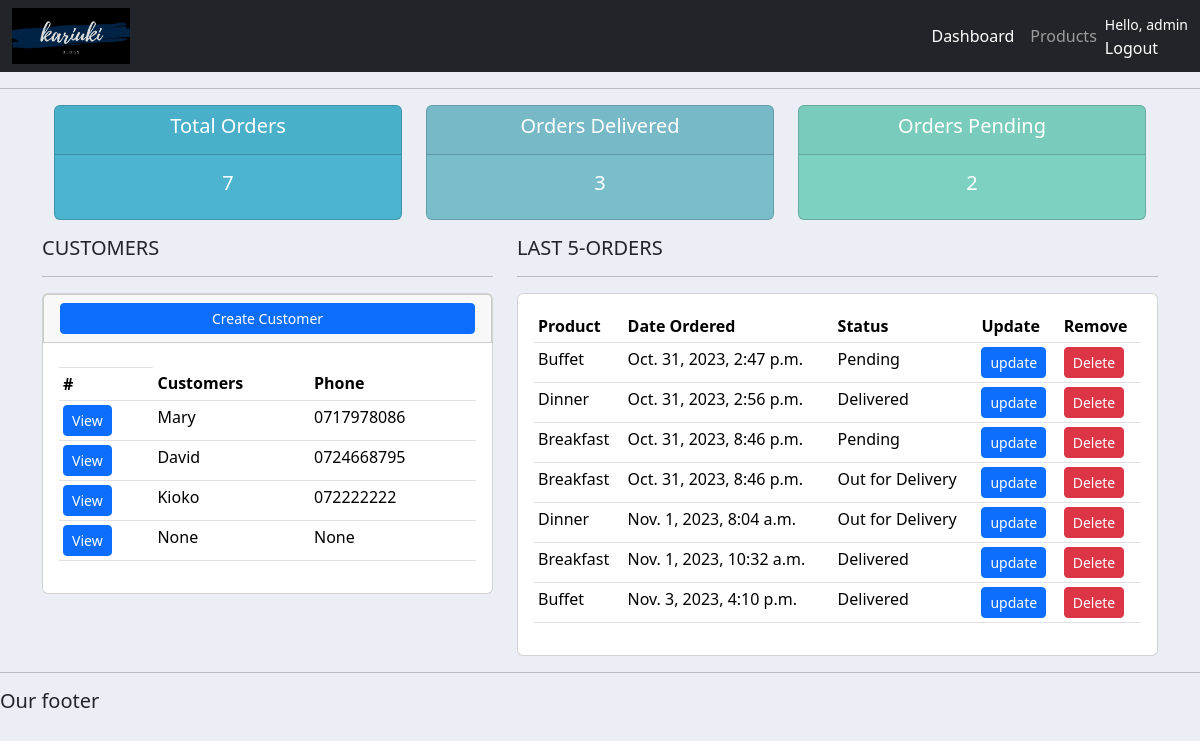
Page / (signed in) on the earlier database version.
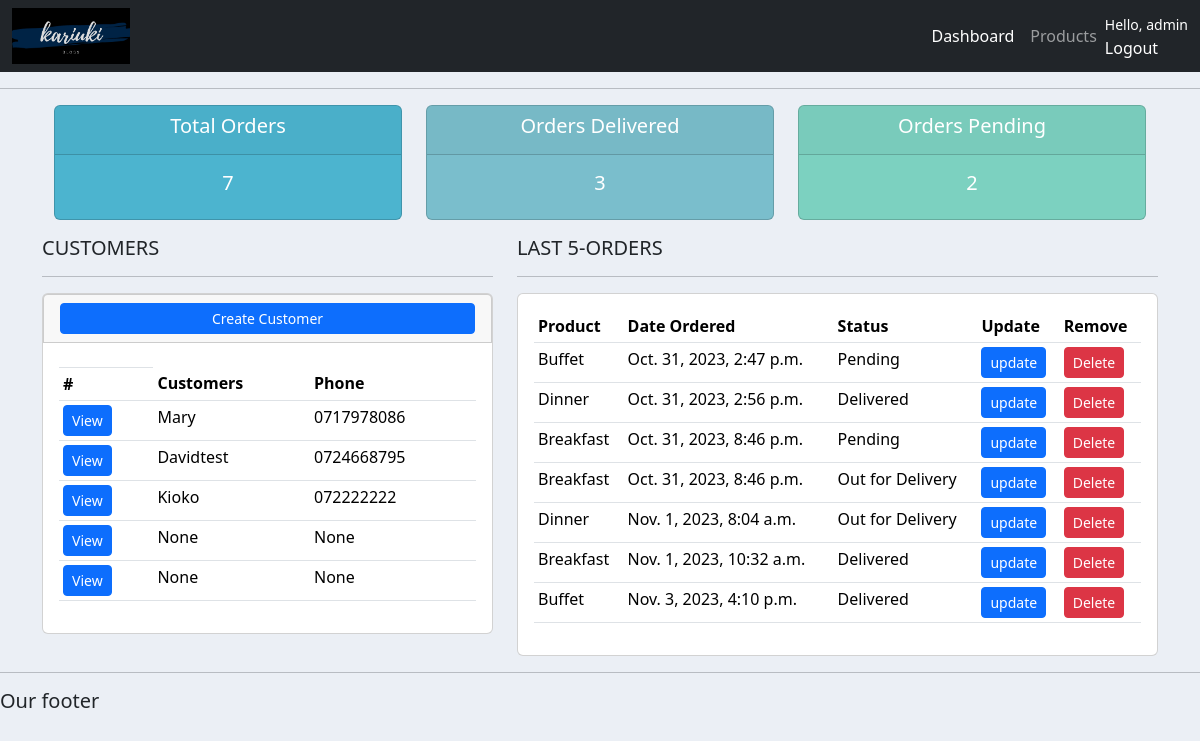
Same page on the later database version.
### accounts/models.py (models this page shows, shortened)
class Customer(models.Model):
    user=models.OneToOneField(User,null=True,blank=True,on_delete=models.CASCADE)
    name=models.CharField(max_length=200,null=True)
    phone=models.CharField(max_length=12,null=True)
    email=models.EmailField(max_length=200,null=True)
    profile_pic=models.ImageField(default='bulb.png',null=True,blank=True)
    date_created=models.DateTimeField(auto_now_add=True,null=True)

class Order(models.Model):
    STATUS=(
        ('Pending','Pending'),
        ('Out for Delivery','Out for Delivery'),
        ('Delivered','Delivered')
    )
    customer=models.ForeignKey(Customer,null=True,on_delete=models.SET_NULL)
    product=models.ForeignKey(Product,null=True,on_delete=models.SET_NULL)
    date_created=models.DateTimeField(auto_now_add=True)
    status=models.CharField(max_length=50,choices=STATUS)
    note=models.CharField(max_length=1000,null=True)

class Product(models.Model):
    CATEGORY=(
        ('Indoor','Indoor'),
        ('Outdoor','Outdoor')
    )
    name=models.CharField(max_length=200)
    price=models.FloatField(null=True)
    category=models.CharField(max_length=50,choices=CATEGORY)
    description=models.CharField(max_length=100,null=True,blank=True)
    date_created=models.DateTimeField(auto_now_add=True)
    tags=models.ManyToManyField(Tag)
    def __str__(self) -> str:
        return self.name

### accounts/decorators.py (the view)
    def wrapper_function(request,*args, **kwargs):
        group=None
        if request.user.groups.exists():
            group=request.user.groups.all()[0].name
        if group == 'customer':
            return redirect('user_page')
        if group == 'admin':
            return view_func(request,*args, **kwargs)

### accounts/views.py (called while the page is built)
@login_required(login_url='login')
@admin_only
def home(request):
    customers = Customer.objects.all()
    orders = Order.objects.all()
    total_customers = customers.count()
    total_orders = orders.count()
    delivered = orders.filter(status='Delivered').count()
    pending = orders.filter(status='Pending').count()
    context = {'customers': customers, 'orders': orders, 'total_customers': total_customers, 'total_orders': total_orders,
               'delivered': delivered, 'pending': pending}
    return render(request, 'accounts/dashboard.html', context)

### accounts/templates/accounts/dashboard.html
{% extends 'accounts/main.html' %} {% block content %}
{% include "accounts/status.html" %}
<div class='row'>
    <div class='col-md-5'>
        <h5>CUSTOMERS</h5>
        <hr>
        <div class="card">
            <div class="card card-header">
                <a class="btn btn-primary btn-sm btn-block" href="">Create Customer</a>
            </div>
            <div class="card-body">
                <table class="table table-sm">
                    <th>
                        <tr>
                            <th>#</th>
                            <th>Customers</th>
                            <th>Phone</th>
                        </tr>
                    </th>
                    <tbody>
                        {% for i in customers %}
                        <tr>
                            <td><a class="btn btn-primary btn-sm" href="{% url 'customer' i.id %}">View</a></td>
                            <td>{{ i.name }}</td>
                            <td>{{ i.phone }}</td>
                        </tr>
                        {% endfor %}
                    </tbody>
                </table>
            </div>
        </div>
    </div>
    <div class='col-md-7'>
        <h5>LAST 5-ORDERS</h5>
        <hr>
        <div class="card card-body">
            <table class="table table-sm">
                <tr>
                    <th>Product</th>
                    <th>Date Ordered</th>
                    <th>Status</th>
                    <th>Update</th>
                    <th>Remove</th>
                </tr>
                {% for i in orders %}
                  <tr>
                    <td>{{i.product}}</td>
                    <td>{{i.date_created}}</td>
                    <td>{{i.status}}</td>
                    <td><a class="btn btn-primary btn-sm" href="{% url 'update_order' i.id %}">update</a></td>
                    <td><a class="btn btn-danger btn-sm"href="{% url 'delete_order' i.id %}">Delete</a></td>
                  </tr>
                {% endfor %}
            </table>
        </div>
    </div>
</div>
{% endblock content%}

### accounts/templates/accounts/main.html (shortened to what this page needs)
{% load static %}
<!DOCTYPE html>
<html lang="en">
  <head>
    <link
      href="https://cdn.jsdelivr.net/npm/bootstrap@5.3.2/dist/css/bootstrap.min.css"
      rel="stylesheet"
    />
    <link rel="stylesheet" href="{% static '/css/main.css' %}" />
  </head>
  <body>
    {% include "accounts/navbar.html" %}
    <hr />
    <div class="container">{% block content %} {%endblock content%}</div>
    <hr />
    <h5>Our footer</h5>
  </body>
</html>

### accounts/templates/accounts/navbar.html (shortened to what this page needs)
{% load static%}
<nav class="navbar navbar-expand-lg navbar-dark bg-dark">
  <div class="container-fluid">
    <img style="max-width:10%;" src="{% static 'images/logo.png'%}">
    <div class="collapse navbar-collapse" id="navbarNav">
      <ul class="navbar-nav ms-auto">
        {% if  request.user.is_staff%}
        <li class="nav-item">
          <a class="nav-link active" aria-current="page" href=" {% url "home" %}">Dashboard</a>
        </li>
        <li class="nav-item">
          <a class="nav-link" href="{% url "products" %}">Products</a>
        </li>
        {% else %}
        <li class="nav-item text-white">
          <a class="nav-link" href="{% url "account" %}">Settings</a>
        </li>
        {% endif %}
      </ul>
    </div>
    <span class="text-white"><small>Hello, {{request.user}}</small>
      <a class="nav-link" href=" {% url "logout" %}">Logout</a></span>
  </div>
</nav>

### accounts/templates/accounts/status.html
<div class="container">
    <div class="row col">
        <div class="col-md-4">
            <div class="card text-center text-white mb-3" id="total_orders">
                <div class="card-header">
                    <h5 class="card-title">Total Orders</h5>
                </div>
                <div class="card-body">
                    <h5 class="card-title">{{total_orders}}</h5>
                </div>
            </div>
        </div>
        <div class="col-md-4">
            <div class="card text-center text-white mb-3" id="orders_delivered">
                <div class="card-header">
                    <h5 class="card-title">Orders Delivered</h5>
                </div>
                <div class="card-body">
                    <h5 class="card-title">{{delivered}}</h5>
                </div>
            </div>
        </div>
        <div class="col-md-4">
            <div class="card text-center text-white mb-3" id="orders_pending">
                <div class="card-header">
                    <h5 class="card-title">Orders Pending</h5>
                </div>
                <div class="card-body">
                    <h5 class="card-title">{{pending}}</h5>
                </div>
            </div>
        </div>
    </div>
</div>

### static/css/main.css (style rules this page uses)
body { background-color: #ebeff5; }
#total_orders { background-color:#4cb4cf ; }
#orders_delivered { background-color: #7abecc; }
#orders_pending { background-color: #7cd1c0; }

Differences in the rows shown:
changed Customer: name "David" → "Davidtest"
added Customer: name "None", phone "None"
